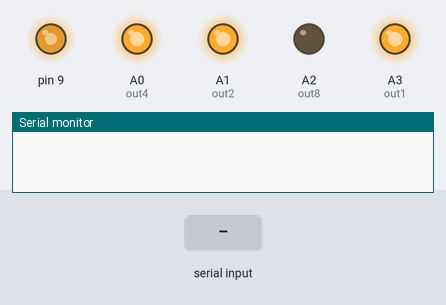
The sketch below on a simulated Arduino Uno, built with avr-gcc and run on an emulated ATmega328P. On the bench: output pins drawn as LEDs (lit = HIGH), the last lines printed to the serial monitor. Inputs (shaded band) come from the test bench. Pins used as bus, display or sensor lines are not drawn.

Above: at 1.2 s.
1.3 s: "1\n" received over the second serial link
At 2.3 s:
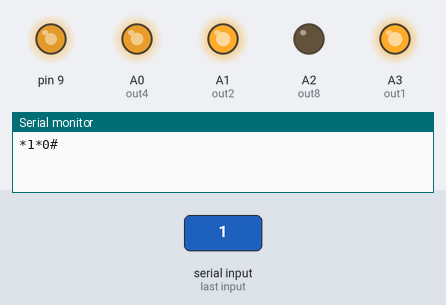
4.3 s: "2\n" received over the second serial link
7.3 s: "3\n" received over the second serial link
At 7.75 s:
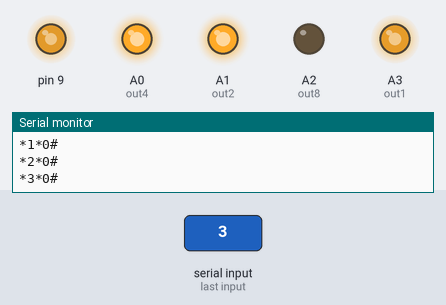
10.3 s: "4\n" received over the second serial link
13.3 s: "5\n" received over the second serial link
At 13.48 s:
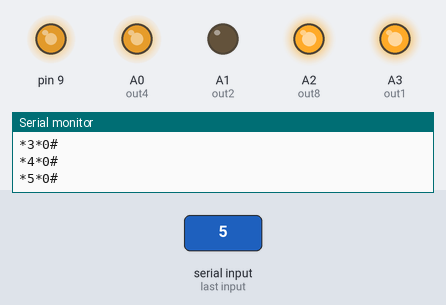
16.3 s: "3\n" received over the second serial link
At 17.0 s:
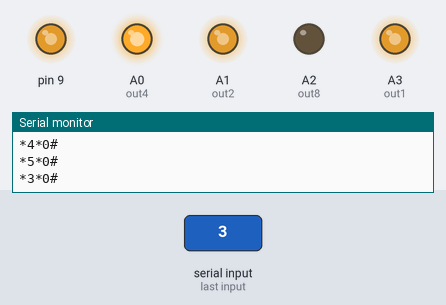
Timing chart, 0 to 20.3 s (numbered marks = the images above; inputs shaded):
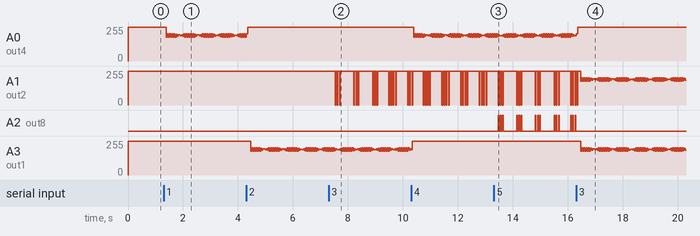

Measured:
- after the input at 13.3 s, A2 (out8): LOW → HIGH after 0.16 s, then moves between LOW and HIGH, repeating every 1.4 s
- after the input at 16.3 s, A2 (out8): stops changing and stays LOW

The sketch:

shaciwork_wifi_update.ino
```cpp
 #include <SoftwareSerial.h>
// выводы для дешифратора
  int out1 = A3;
  int out2 = A1;
  int out4 = A0;
  int out8 = A2;
// выводы для транзисторных ключей
  int key1= 3;
  int key2 = 4;
  int key3 = 5;
  int key4 = 6;

 SoftwareSerial mySerial(13, 12); // RX, TX
  String now_hour = "00";
  String now_min = "00";
void setup() {
  // put your setup code here, to run once:
  // задаем частоту ШИМ на 9 выводе 30кГц
  TCCR1B=TCCR1B&0b11111000|0x01;
  analogWrite(9,190);

  // Start the serial interface
  Serial.begin(9600);
  mySerial.begin(9600);
  //задаем режим работы выходов микроконтроллера
  pinMode(out1,OUTPUT);
  pinMode(out2,OUTPUT);
  pinMode(out4,OUTPUT);
  pinMode(out8,OUTPUT);

  pinMode(key1,OUTPUT);
  pinMode(key2,OUTPUT);
  pinMode(key3,OUTPUT);
  pinMode(key4,OUTPUT);
}


void loop() {
  if (mySerial.available()){
    String timeStr =mySerial.readStringUntil('\n');

    now_hour = (timeStr.substring(0,2)).toInt();
    now_min = (timeStr.substring(2,4)).toInt();
    Serial.print("*");
    Serial.print(now_hour);
    Serial.print("*");
    Serial.print(now_min);
    Serial.println("#");
  }
  int digits[3]; // массив для текущего значения времени на четыре цифры
    int hours = now_hour.toInt();
    int mins = now_min.toInt();
    if (hours<24 && mins<60){
      digits[0] = hours/10;
      digits[1] = hours%10;
      digits[2] = mins/10;
      digits[3] = mins%10;
    }
    show(digits); // вывести цифры на дисплей
}
void show(int a[])
{
  //выведем цифру a[0] на первый индикатор
  setNumber(a[0]);

  digitalWrite(key1,HIGH);
  delay(3);
  //потушим первый индикатор
  digitalWrite(key1,LOW);
  delay(1);

  //цифра a[1] на второй индикатор
  setNumber(a[1]);
  digitalWrite(key2,HIGH);
  delay(3);
  //потушим второй индикатор
  digitalWrite(key2,LOW);
  delay(1);

  //цифра a[2] на третий индикатор
  setNumber(a[2]);
  digitalWrite(key3,HIGH);
  delay(3);
  //потушим третий индикатор
  digitalWrite(key3,LOW);
  delay(1);

  //выведем цифру a[3] на четвертый индикатор
  setNumber(a[3]);
  digitalWrite(key4,HIGH);
  delay(3);
  //потушим четвертый индикатор
  digitalWrite(key4,LOW);
  delay(1);
}
// передача цифры на дешифратор
void setNumber(int num)
{
  switch (num)
  {
   case 0:
    digitalWrite (out1,HIGH);
    digitalWrite (out2,HIGH);
    digitalWrite (out4,HIGH);
    digitalWrite (out8,LOW);
    break;
    case 1:
    digitalWrite (out1,HIGH);
    digitalWrite (out2,HIGH);
    digitalWrite (out4,LOW);
    digitalWrite (out8,LOW);
    break;
    case 2:
    digitalWrite (out1,LOW);
    digitalWrite (out2,HIGH);
    digitalWrite (out4,HIGH);
    digitalWrite (out8,LOW);
    break;
    case 3:
    digitalWrite (out1,LOW);
    digitalWrite (out2,LOW);
    digitalWrite (out4,HIGH);
    digitalWrite (out8,LOW);
    break;
    case 4:
    digitalWrite (out1,HIGH);
    digitalWrite (out2,LOW);
    digitalWrite (out4,LOW);
    digitalWrite (out8,LOW);
    break;
    case 5:
    digitalWrite (out1,HIGH);
    digitalWrite (out2,LOW);
    digitalWrite (out4,LOW);
    digitalWrite (out8,HIGH);
    break;
    case 6:
    digitalWrite (out1,LOW);
    digitalWrite (out2,LOW);
    digitalWrite (out4,LOW);
    digitalWrite (out8,HIGH);
    break;
    case 7:
    digitalWrite (out1,LOW);
    digitalWrite (out2,LOW);
    digitalWrite (out4,LOW);
    digitalWrite (out8,LOW);
    break;
    case 8:
    digitalWrite (out1,HIGH);
    digitalWrite (out2,LOW);
    digitalWrite (out4,HIGH);
    digitalWrite (out8,LOW);
    break;
    case 9:
    digitalWrite (out1,LOW);
    digitalWrite (out2,HIGH);
    digitalWrite (out4,LOW);
    digitalWrite (out8,LOW);
    break;
  }
}
```
